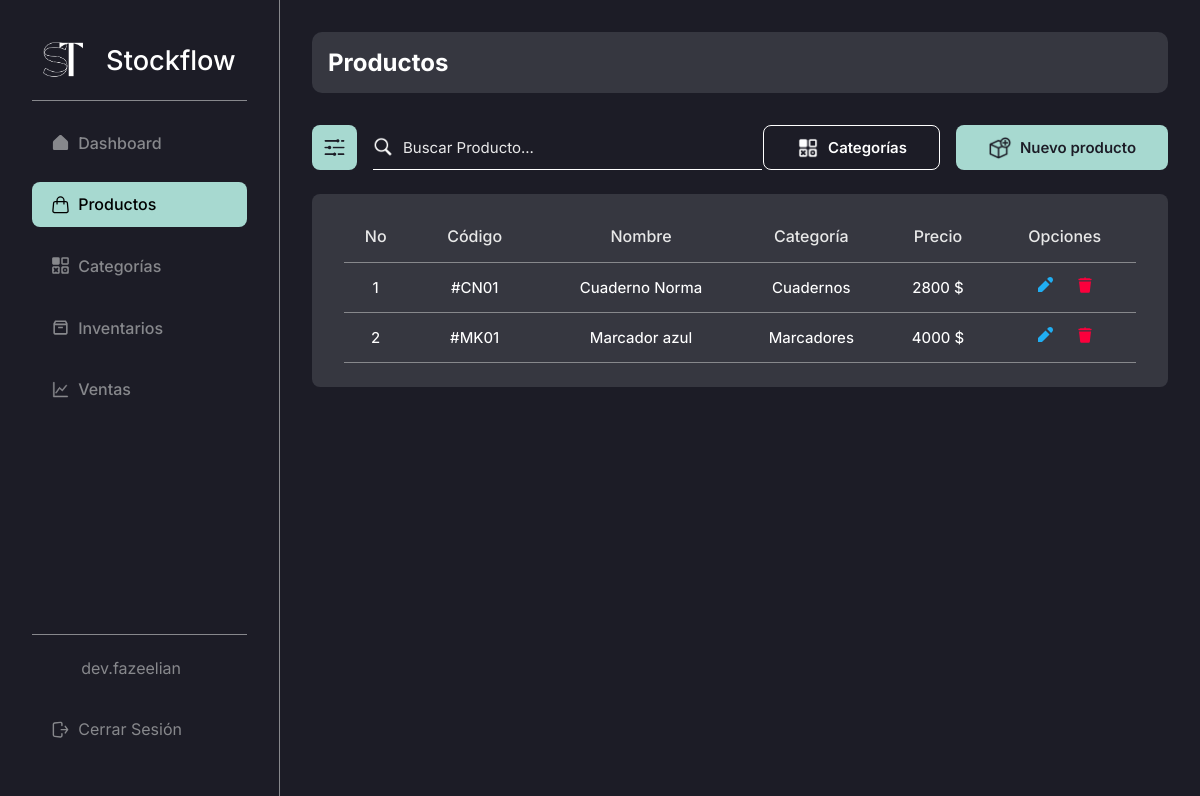
The page /admin/products/ (signed in) on the database as committed earlier.
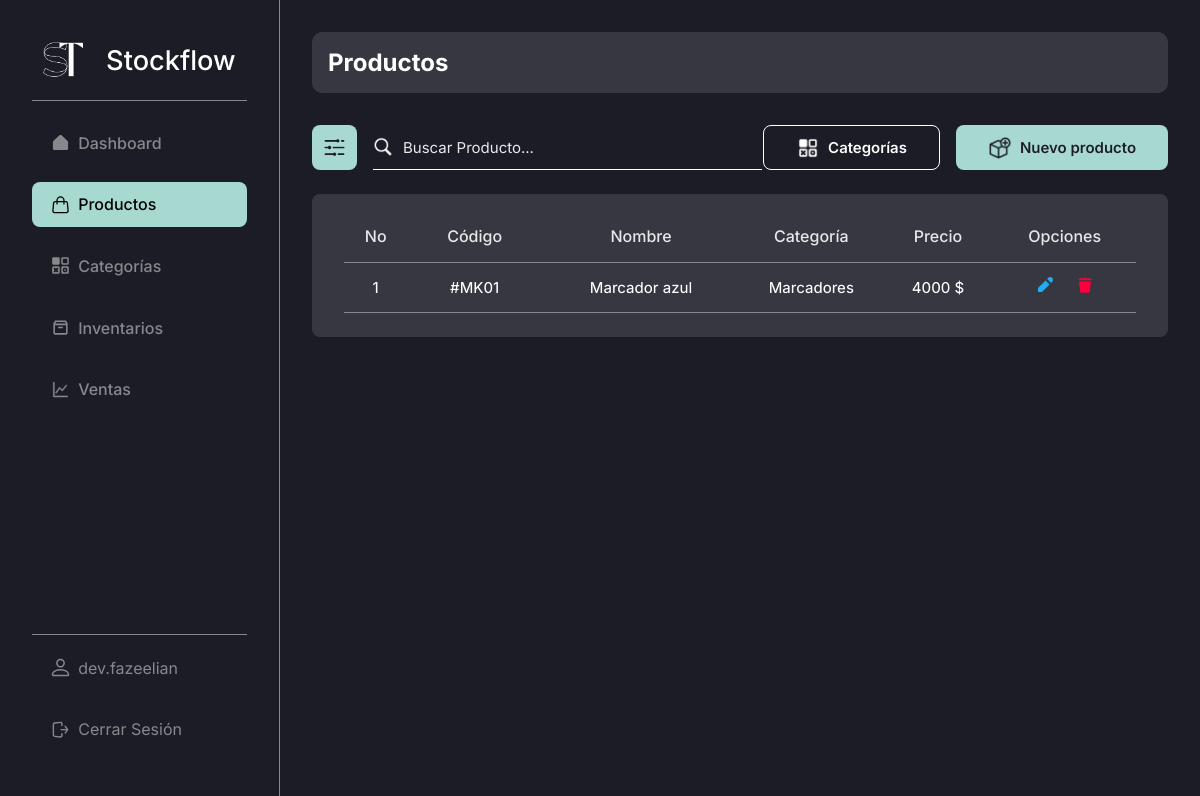
The same page on the database as committed later.
### stockflow/models.py (models this page shows, shortened)
class User(db.Model):
    id = db.Column(db.Integer, primary_key = True) # Primary key
    email = db.Column(db.String(255), unique = True, nullable = False)
    username = db.Column(db.String(20), unique = True, nullable = False)
    names = db.Column(db.String(50), nullable = True, default="")
    last_names = db.Column(db.String(50), nullable = True, default="")
    password = db.Column(db.Text, nullable = False)
    profile_photo = db.Column(db.String(255), nullable=True, default="")

class Product(db.Model):
    id = db.Column(db.Integer, primary_key = True) # Primary key
    created_by = db.Column(db.Integer, db.ForeignKey("user.id"), nullable = False) # Foreign key
    name = db.Column(db.String(100), nullable = False)
    code = db.Column(db.String(10), nullable=False)
    category_id = db.Column(db.Integer, db.ForeignKey("category.id"), nullable = False) # Foreign key
    price = db.Column(db.Integer, nullable = False)
    image = db.Column(db.String(255), nullable = True)
    category = db.relationship('Category', backref='products', lazy=True)

class Category(db.Model):
    id = db.Column(db.Integer, primary_key = True) # Primary key
    created_by = db.Column(db.Integer, db.ForeignKey("user.id"), nullable = False) # Foreign key
    name = db.Column(db.String(50), unique = True, nullable = False)
    description = db.Column(db.String(255), default='Sin descripción')

### stockflow/modules/product.py (the view)
@bp.route("/", methods = ("GET", "POST"))
@login_required
def index():
    query = ""
    products = []
    if request.method == "POST":
        query = request.form.get("searchProduct", "")
        products = Product.query.filter(
            (
                Product.name.ilike(f"%{query}%") |  # Searching by name
                Product.code.ilike(f"%{query}%")  # Searching by code
            )
        ).all()
    else:
        products = Product.query.filter(Product.created_by == g.user.id).all()
    return render_template("modules/products/index.html", products = products, query=query)

### stockflow/auth.py (called while the page is built)
def login_required(view):
    @functools.wraps(view)
    def wrapped_view(**kwargs):
        if g.user is None:
            message = "Debes iniciar sesión"
            flash(message)
            return redirect(url_for("auth.login"))
        return view(**kwargs)
    return wrapped_view

@bp.before_app_request # Execute the next function in every request, every page
def load_logged_in_user():
    user_id = session.get("user_id")
    if user_id is None:
        g.user = None
    else:
        g.user = User.query.get_or_404(user_id)

### stockflow/templates/modules/products/index.html (shortened to what this page needs)
{% extends 'base-admin.html' %}
{% block content %}
    <head>
        <link rel="stylesheet" href="{{ url_for('static', filename='css/modules/products.css') }}">
    </head>
    <div class="content-group inter bg-black-light">
        <h2 class="color-white inter">Productos</h2>
    </div>
    <div class="top-page">
        <div class="cont-search">
            <button class="btn-search-filter bg-turquese-light-blue">
                <img src="{{ url_for('static', filename='img/icons/filter.png') }}" alt="">
            </button>
            <form action="{{ url_for('admin/products.index') }}" method="post" class="search-bar">
                <img src="{{ url_for('static', filename='img/icons/search.png') }}" alt="">
                <input type="text" class="color-white inter" name="searchProduct" value="{{ query }}" id="search" placeholder="Buscar Producto...">
            </form>
        </div>
        <div class="cont-create" style="gap: 1rem;">
            <a href="{{ url_for('admin/products/categories.index') }}" class="btn-create bg-black color-white inter" style="border: 1px solid white;">
                <img src="{{ url_for('static', filename='img/icons/categories.png') }}" alt="">
                <h2>Categorías</h2>
            </a>
            <a href="{{ url_for('admin/products.new') }}" class="btn-create bg-turquese-light-blue color-black inter">
                <img src="{{ url_for('static', filename='img/icons/add-product.png') }}" alt="">
                <h2>Nuevo producto</h2>
            </a>
        </div>
    </div>
    <table class="table inter bg-black-light">
        <thead>
            <tr class="thead color-white-gray">
                <th class="th th-no-prods">No</th>
                <th class="th th-code-prods">Código</th>
                <th class="th th-name-prods">Nombre</th>
                <th class="th th-category-prods">Categoría</th>
                <th class="th th-price-prods">Precio</th>
                <th class="th th-options-prods">Opciones</th>
            </tr>
        </thead>
        <tbody>
            {% if products %}
                {% for product in products | reverse %}
                    {% if g.user.id == product.created_by %}
                        <tr class="tbody">
                            <td class="td td-no-prods">{{ loop.index }}</td>
                            <td class="td td-code-prods">#{{ product.code }}</td>
                            <td class="td td-name-prods"><a href="#" class="color-white">{{ product.name }}</a></td>
                            <td class="td td-category-prods">{{ product.category.name }}</td>
                            <td class="td td-price-prods">{{ product.price }} $</td>
                            <td class="td td-options-prods">
                                <a href="{{ url_for('admin/products.update', id = product.id) }}">
                                    <svg
                                        xmlns="http://www.w3.org/2000/svg"
                                        viewBox="0 0 16 16"
                                        fill="#20AEF3"
                                    >
                                        <path
                                            d="M12.527 7.473L8.527 3.473 1 11 1 15 5 15zM11.172.828l-1.065 1.065 4 4 1.065-1.065c1.105-1.105 1.105-2.895 0-4l0 0C14.067-.276 12.276-.276 11.172.828z"
                                        />
                                    </svg>
                                </a>
                                <a href="{{ url_for('admin/products.delete', id = product.id) }}">
                                </a>
                            </td>
                        </tr>
                    {% else %}
                        <tr class="tbody">
                            <td class="td" style="width: 100%;">No hay productos creados por ti.</td>
                        </tr>
                    {% endif %}
                {% endfor %}
            {% endif %}
        </tbody>
    </table>
{% endblock %}

### stockflow/templates/base-admin.html (shortened to what this page needs)
<!DOCTYPE html>
<html lang="es">
<head>
    <link rel="stylesheet" href="{{ url_for('static', filename='css/global.css') }}">
    <link rel="stylesheet" href="{{ url_for('static', filename='css/base.css') }}">
    <link rel="stylesheet" href="{{ url_for('static', filename='css/tables.css') }}">
    <link rel="stylesheet" href="{{ url_for('static', filename='css/search.css') }}">
    <link rel="stylesheet" href="{{ url_for('static', filename='css/form.css') }}">
</head>
<body>
    <aside class="side-bar inter bg-black br-gray-1">
        <section class="side-bar-main">
            <h1 class="inter">
                <a href="{{ url_for('admin.dashboard') }}" class="color-white">
                    <img src="{{ url_for('static', filename='img/logo.png') }}" alt="">
                    Stockflow
                </a>
            </h1>
            <br>
            <div class="side-bar-divider" />
            <nav class="side-nav-bar">
                <a
                    href="{{ url_for('admin.dashboard') }}"
                    class="item-side-nav-bar inter {% if request.endpoint == 'admin.dashboard' %}item-side-nav-bar--active{% endif %}"
                >
                    Dashboard
                </a>
                <a
                    href="{{ url_for('admin/products.index') }}"
                    class="item-side-nav-bar inter {% if request.endpoint == 'admin/products.index' %}item-side-nav-bar--active{% endif %}"
                >
                    Productos
                </a>
                <a
                    href="{{ url_for('admin/products/categories.index') }}"
                    class="item-side-nav-bar inter {% if request.endpoint == 'admin/products/categories.index' %}item-side-nav-bar--active{% endif %}"
                >
                    Categorías
                </a>
                <a
                    href="{{ url_for('admin/inventories.index') }}"
                    class="item-side-nav-bar inter {% if request.endpoint == 'admin/inventories.index' %}item-side-nav-bar--active{% endif %}"
                >
                    Inventarios
                </a>
                <a
                    href="{{ url_for('admin/sales.index') }}"
                    class="item-side-nav-bar inter {% if request.endpoint == 'admin/sales.index' %}item-side-nav-bar--active{% endif %}"
                >
                    Ventas
                </a>
            </nav>
        </section>
        <footer class="side-bar-footer" style="flex-direction: column;">
            <a
                href="{{ url_for('admin.profile') }}"
                class="item-side-nav-bar inter {% if request.endpoint == 'admin.profile' %}item-side-nav-bar--active{% endif %}"
            >
                {{ g.user.username }}
            </a>
            <a href="{{ url_for('auth.logout') }}" class="item-side-nav-bar inter">
                Cerrar Sesión
            </a>
        </footer>
    </aside>
    <main class="page-content bg-black">
        {% block content %}{% endblock %}
    </main>
</body>
</html>

### stockflow/static/css/global.css (style rules this page uses)
* { box-sizing: border-box; padding: 0; margin: 0; }
body { display: flex; width: 100%; height: 100%; }
a { text-decoration: none; }
.page-content { display: flex; width: 100%; height: 100%; min-height: 100vh; margin-left: 280px; flex-direction: column; color: white; padding: 2rem; }
.content-group { display: flex; width: 100%; padding: 1rem; border-radius: 10px; }
.bg-black { background-color: #1C1C26; }
.bg-black-light { background-color: #363740; }
.bg-turquese-light-blue { background-color: #A7D9D0; }
.color-black { color: #1C1C26; }
.color-white { color: #FFF; }
.color-white-gray { color: #E8E8E8; }
.inter { font-family: "Inter", sans-serif; font-optical-sizing: auto; font-style: normal; }
.br-gray-1 { border-right: 1px solid #87888C; }

### stockflow/static/css/base.css (style rules this page uses)
.side-bar { display: flex; position: fixed; z-index: 1; top: 0; left: 0; width: 280px; flex-direction: column; height: 100vh; padding: 2.5rem 2rem 2rem; justify-content: space-between; }
.side-bar h1 { text-align: center; font-weight: 500; }
.side-bar h1 a { display: flex; font-size: 2rem; align-items: center; justify-content: space-around; }
.side-bar h1 a img { width: 40px; height: 40px; }
.side-bar-main { display: flex; width: 100%; height: auto; flex-direction: column; }
.side-nav-bar { display: flex; width: 100%; height: auto; list-style: none; flex-direction: column; margin-top: 20px; }
.side-nav-bar a { font-weight: 500; }
.item-side-nav-bar, .item-side-nav-bar--active { display: flex; width: 100%; height: auto; padding: 1rem 1.5rem 1rem; border-radius: 8px; margin-bottom: 1rem; text-decoration: none; align-items: center; gap: 10px; }
.item-side-nav-bar { color: #87888C; }
.item-side-nav-bar--active { color: black; background-color: #A7D9D0; }
.item-side-nav-bar--active svg { color: black !important; }
.item-side-nav-bar svg, .item-side-nav-bar--active svg { width: 20px; height: 20px; }
.item-side-nav-bar svg { color: #87888C !important; }
.side-bar-divider { display: flex; width: 100%; height: 1px; background-color: #87888C; }
.side-bar-footer { display: flex; width: 100%; min-height: 1px; border-top: 1px solid #87888C; align-items: center; justify-content: center; padding-top: 10px; }
@media screen and (max-width: 1440px) { .side-bar h1 a { font-size: 1.7rem; } }
@media screen and (max-width: 1440px) { .item-side-nav-bar, .item-side-nav-bar--active { padding: 0.8rem 1.2rem 0.8rem; gap: 8px; } }
@media screen and (max-width: 1440px) { .item-side-nav-bar svg, .item-side-nav-bar--active svg { width: 19px; height: 19px; } }

### stockflow/static/css/tables.css (style rules this page uses)
.table { display: flex; width: 100%; height: auto; margin: 2rem 0 2rem; flex-direction: column; border-radius: 8px; padding: 0 1.7rem 2rem; }
.thead { display: flex; width: 100%; height: auto; justify-content: space-between; padding: 1rem 0 0; border-bottom: 1px solid #87888C; }
.th { display: flex; width: auto; height: auto; padding: 1rem; font-size: 18px; justify-content: center; align-items: center; font-weight: 500; }
.tbody { display: flex; width: 100%; height: 100%; justify-content: space-between; border-bottom: 1px solid #87888C; }
.td { display: flex; width: auto; height: auto; font-size: 16px; justify-content: center; align-items: center; text-align: center; padding: 1rem 0 1rem; font-weight: 450; }
.td svg { width: 18px; height: 18px; }
@media screen and (max-width: 1440px) { .table { margin: 1.5rem 0 1.5rem; padding: 0 2rem 1.5rem; } }
@media screen and (max-width: 1440px) { .th { font-size: 16px; } }
@media screen and (max-width: 1440px) { .td { font-size: 15px; padding: 0.9rem 0 0.9rem; } }
@media screen and (max-width: 1440px) { .td svg { width: 16px; height: 16px; } }

### stockflow/static/css/modules/products.css (style rules this page uses)
.th-no-prods, .td-no-prods { width: 8%; }
.th-code-prods, .td-code-prods { width: 17%; }
.th-name-prods, .td-name-prods { width: 25%; }
.th-category-prods, .td-category-prods { width: 18%; }
.th-price-prods, .td-price-prods { width: 14%; }
.th-options-prods, .td-options-prods { width: 18%; }
.td-options-prods { gap: 1.5rem; }

Rows that differ between the two databases and show on the page:
removed Product: code "CN01", name "Cuaderno Norma", category.name "Cuadernos", price "2800"
